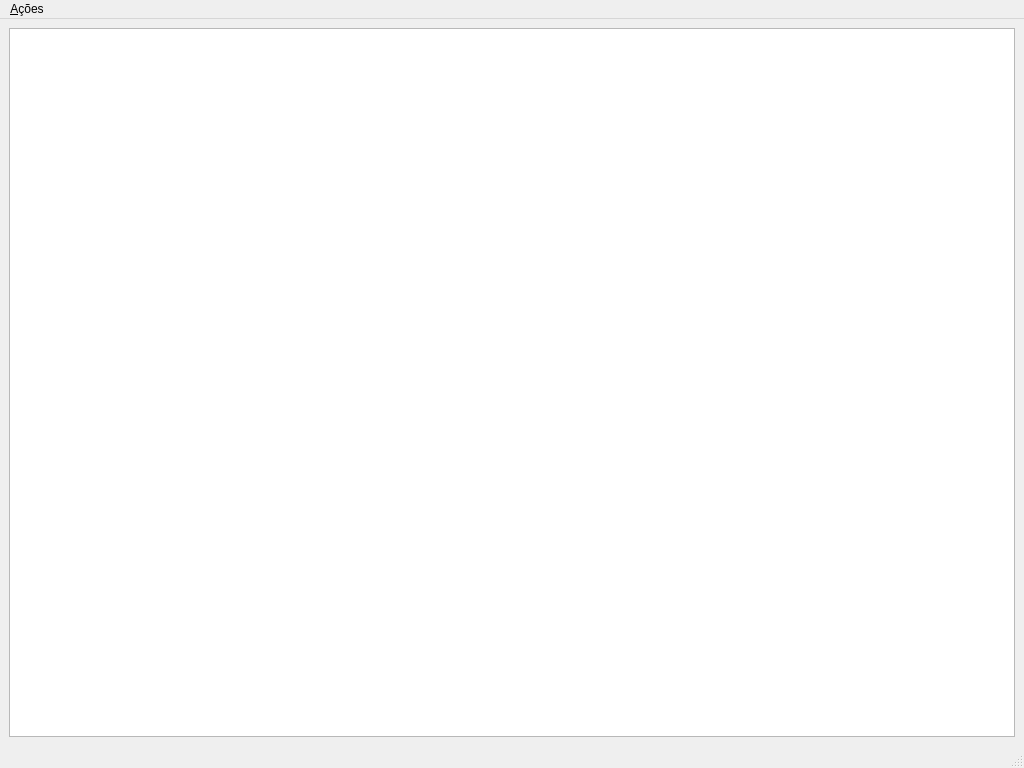
<?xml version="1.0" encoding="UTF-8"?>
<ui version="4.0">
 <class>wndwCSVLoader</class>
 <widget class="QMainWindow" name="wndwCSVLoader">
  <property name="geometry">
   <rect>
    <x>0</x>
    <y>0</y>
    <width>1024</width>
    <height>768</height>
   </rect>
  </property>
  <property name="sizePolicy">
   <sizepolicy hsizetype="Fixed" vsizetype="Fixed">
    <horstretch>0</horstretch>
    <verstretch>0</verstretch>
   </sizepolicy>
  </property>
  <property name="minimumSize">
   <size>
    <width>1024</width>
    <height>768</height>
   </size>
  </property>
  <property name="maximumSize">
   <size>
    <width>1024</width>
    <height>768</height>
   </size>
  </property>
  <property name="windowTitle">
   <string>CSV Loader</string>
  </property>
  <property name="tabShape">
   <enum>QTabWidget::Rounded</enum>
  </property>
  <widget class="QWidget" name="centralwidget">
   <layout class="QHBoxLayout" name="horizontalLayout">
    <item>
     <widget class="QTableWidget" name="tblDados"/>
    </item>
   </layout>
  </widget>
  <widget class="QMenuBar" name="mnuAcoes">
   <property name="geometry">
    <rect>
     <x>0</x>
     <y>0</y>
     <width>1024</width>
     <height>30</height>
    </rect>
   </property>
   <widget class="QMenu" name="menuAcoes">
    <property name="title">
     <string>&amp;Ações</string>
    </property>
    <addaction name="actionAbrir_arquivo"/>
    <addaction name="separator"/>
    <addaction name="actionSair"/>
   </widget>
   <addaction name="menuAcoes"/>
  </widget>
  <widget class="QStatusBar" name="stsInformacoes"/>
  <action name="actionAbrir_arquivo">
   <property name="text">
    <string>Abrir arquivo</string>
   </property>
   <property name="toolTip">
    <string>Carregar um arquivo CSV</string>
   </property>
   <property name="shortcut">
    <string>Ctrl+O</string>
   </property>
  </action>
  <action name="actionSair">
   <property name="text">
    <string>Sair</string>
   </property>
   <property name="toolTip">
    <string>Encerra aplicação</string>
   </property>
   <property name="shortcut">
    <string>Ctrl+Q</string>
   </property>
  </action>
 </widget>
 <tabstops>
  <tabstop>tblDados</tabstop>
 </tabstops>
 <resources/>
 <connections>
  <connection>
   <sender>actionSair</sender>
   <signal>triggered()</signal>
   <receiver>wndwCSVLoader</receiver>
   <slot>close()</slot>
   <hints>
    <hint type="sourcelabel">
     <x>-1</x>
     <y>-1</y>
    </hint>
    <hint type="destinationlabel">
     <x>511</x>
     <y>383</y>
    </hint>
   </hints>
  </connection>
 </connections>
</ui>
